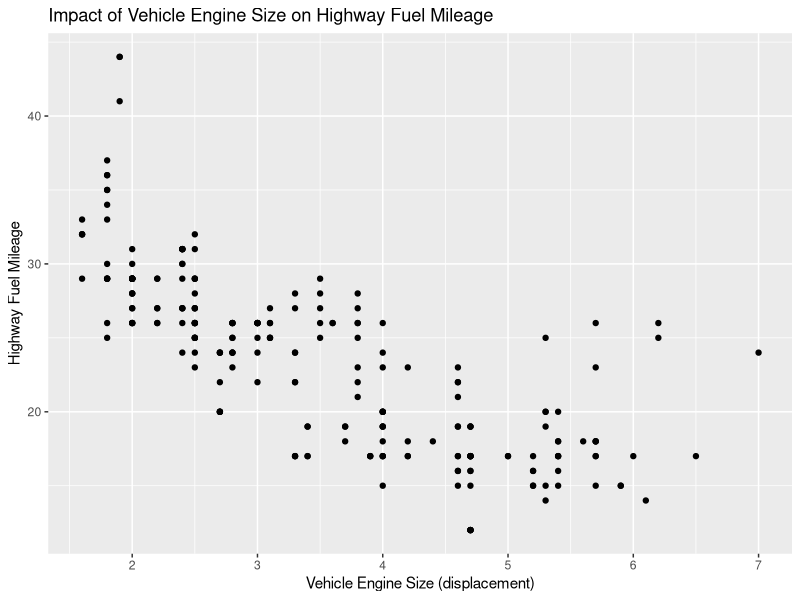

Write the R code that produced this figure.
## ---- chunk 1
#| include: false
library(tidyverse)
## ---- chunk 2
#| fig-cap: Fuel mileage scatterplot
#| fig-cap-location: top

ggplot(
  mpg,
  aes(
    x = displ,
    y = hwy
  )
) + 
  geom_point() +
  labs(
    title = "Impact of Vehicle Engine Size on Highway Fuel Mileage",
    x = "Vehicle Engine Size (displacement)",
    y = "Highway Fuel Mileage"
  )
